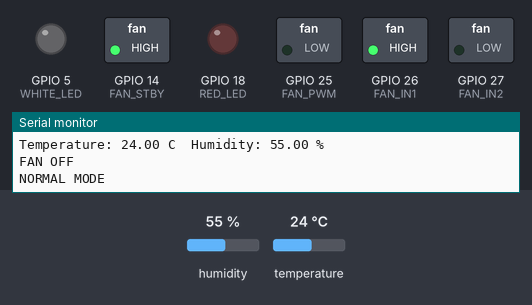
Bench run of a sketch on a simulated ESP32. On the bench: switched loads named in the sketch (green lamp = pin HIGH), output pins drawn as LEDs (lit = HIGH), the last lines printed to the serial monitor. Inputs (shaded band) come from the test bench; at power-on: temperature 24 °C, humidity 55 %.

Above: at 2.8 s.
2.9 s: temperature set to 33 °C
5.6 s: temperature set to 36 °C
At 6.9 s:
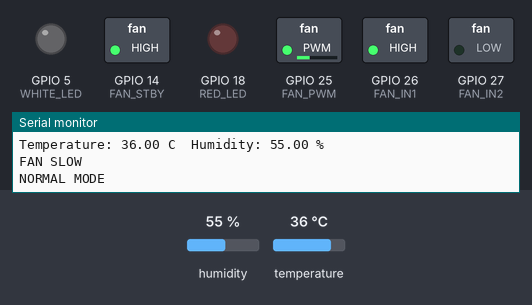
8.3 s: temperature set to 38 °C
11.3 s: temperature set to 41 °C
At 13.0 s:
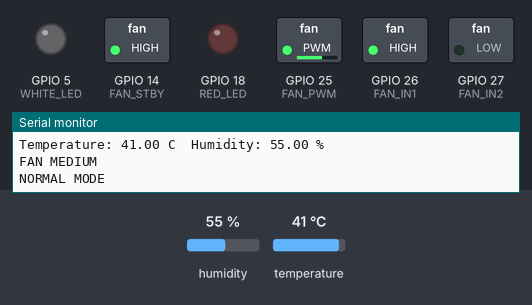
14.0 s: temperature set to 39 °C
At 15.4 s:
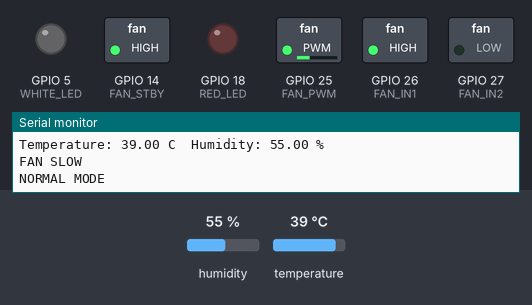
Timing chart, 0 to 17.0 s (numbered marks = the images above; inputs shaded):
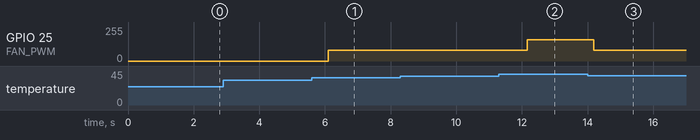

The sketch:

TemperatureSensing_Motor_CoolDown.ino
```cpp
/**
ON/OFF Motor Fan as temperature moves up and down.

| TB6612FNG | ESP32   |
| --------- | ------- |
| PWMA      | GPIO 25 |
| AIN1      | GPIO 26 |
| AIN2      | GPIO 27 |
| STBY      | GPIO 14 |
| VCC       | 3.3V    |
| GND       | GND     |

| TB6612FNG | Motor        |
| --------- | ------------ |
| A01       | Motor wire 1 |
| A02       | Motor wire 2 |

| TB6612FNG | Connection              |
| --------- | ----------------------- |
| VM        | External 9V battery +   |
| GND       | Battery - AND ESP32 GND |

| Temperature | Motor Speed        |
| ----------- | ------------------ |
| <35°C       | OFF                |
| 35–40°C     | Slow               |
| 40–45°C     | Medium             |
| >45°C       | Full Speed + Alarm |
*/

#include <DHT.h>

#define DHTPIN 4
#define DHTTYPE DHT11

#define RED_LED 18
#define WHITE_LED 5
#define BUZZER 19

#define BUZZER_CHANNEL 0
#define BUZZER_FREQ 2000
#define BUZZER_RESOLUTION 8

#define FAN_PWM 25
#define FAN_IN1 26
#define FAN_IN2 27
#define FAN_STBY 14

#define FAN_CHANNEL 1
#define FAN_FREQ 25000
#define FAN_RESOLUTION 8

bool coolingMode = false;

unsigned long coolingStartTime = 0;

const unsigned long coolingDuration = 10000;  // 10 seconds

DHT dht(DHTPIN, DHTTYPE);

void setup() {

  Serial.begin(115200);

  pinMode(RED_LED, OUTPUT);
  pinMode(WHITE_LED, OUTPUT);
  // pinMode(BUZZER, OUTPUT);

  dht.begin();

  ledcSetup(BUZZER_CHANNEL, BUZZER_FREQ, BUZZER_RESOLUTION);
  ledcAttachPin(BUZZER, BUZZER_CHANNEL);

  // ===== TB6612FNG MOTOR SETUP =====
  pinMode(FAN_IN1, OUTPUT);
  pinMode(FAN_IN2, OUTPUT);
  pinMode(FAN_STBY, OUTPUT);

  digitalWrite(FAN_STBY, HIGH);

  // Motor Direction
  digitalWrite(FAN_IN1, HIGH);
  digitalWrite(FAN_IN2, LOW);

  // PWM Setup
  ledcSetup(FAN_CHANNEL, FAN_FREQ, FAN_RESOLUTION);
  ledcAttachPin(FAN_PWM, FAN_CHANNEL);

  // Motor OFF initially
  setFanSpeed(0);

  Serial.println("Temperature Alert System Started");
}

void setFanSpeed(int speed) {

  // speed range: 0 - 255
  ledcWrite(FAN_CHANNEL, speed);
}

void loop() {

  float temperature = dht.readTemperature();
  float humidity = dht.readHumidity();

  if (isnan(temperature) || isnan(humidity)) {
    Serial.println("Sensor Error");
    return;
  }

  Serial.print("Temperature: ");
  Serial.print(temperature);
  Serial.print(" C  ");

  Serial.print("Humidity: ");
  Serial.print(humidity);
  Serial.println(" %");

  // ===== SMART FAN CONTROL =====

  if (temperature < 35) {

    setFanSpeed(0);

    Serial.println("FAN OFF");
  }

  else if (temperature >= 35 && temperature < 40) {

    setFanSpeed(80);

    Serial.println("FAN SLOW");
  }

  else if (temperature >= 40 && temperature < 45) {

    setFanSpeed(160);

    Serial.println("FAN MEDIUM");
  }

  else {

    setFanSpeed(255);

    Serial.println("FAN FULL SPEED");
  }

  // ===== FIRE MODE =====
  if (temperature >= 45) {

    coolingMode = true;
    coolingStartTime = millis();

    Serial.println("FIRE ALARM MODE");

    // RED LED
    digitalWrite(RED_LED, HIGH);
    digitalWrite(WHITE_LED, LOW);

    ledcWriteTone(BUZZER_CHANNEL, 2000);

    delay(300);

    // WHITE LED
    digitalWrite(RED_LED, LOW);
    digitalWrite(WHITE_LED, HIGH);

    ledcWriteTone(BUZZER_CHANNEL, 1000);

    delay(300);
  }

  // ===== COOLING MODE =====
  else if (coolingMode && millis() - coolingStartTime < coolingDuration) {

    Serial.println("COOLING DOWN MODE");

    // Slow blinking
    digitalWrite(RED_LED, HIGH);
    digitalWrite(WHITE_LED, HIGH);

    ledcWriteTone(BUZZER_CHANNEL, 700);

    delay(200);

    digitalWrite(RED_LED, LOW);
    digitalWrite(WHITE_LED, LOW);

    ledcWriteTone(BUZZER_CHANNEL, 0);

    delay(800);
  }

  // ===== NORMAL MODE =====
  else {

    coolingMode = false;

    Serial.println("NORMAL MODE");

    digitalWrite(RED_LED, LOW);
    digitalWrite(WHITE_LED, LOW);

    ledcWriteTone(BUZZER_CHANNEL, 0);

    delay(1000);
  }
}
```

Measured:
- the behaviour switches between 34 and 35 °C on temperature (found by bisection; images 0 and 1)
- the behaviour switches between 39 and 40 °C on temperature (found by bisection; images 1 and 2)
- after the input at 5.6 s, GPIO 25 (FAN_PWM): 0/255 → 80/255 after 0.50 s
- after the input at 11.3 s, GPIO 25 (FAN_PWM): 80/255 → 159/255 after 0.87 s
- after the input at 14.0 s, GPIO 25 (FAN_PWM): 159/255 → 80/255 after 0.19 s
